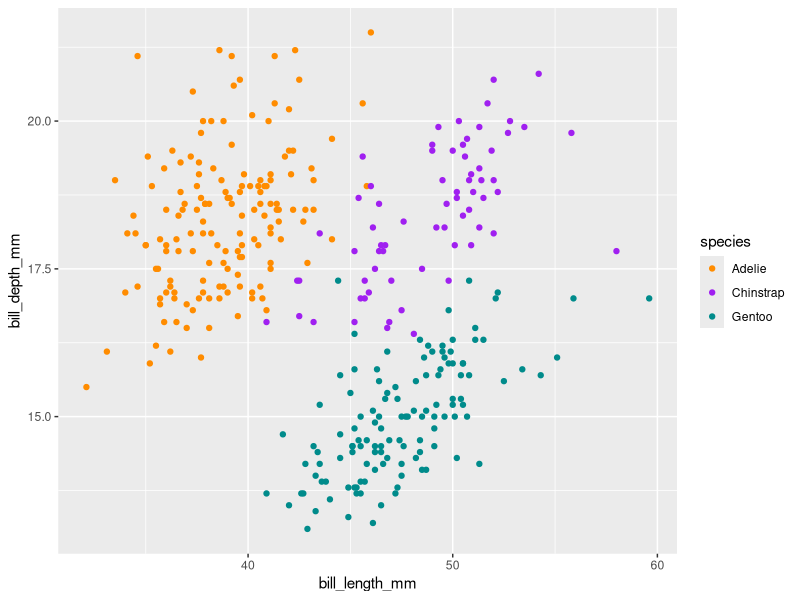
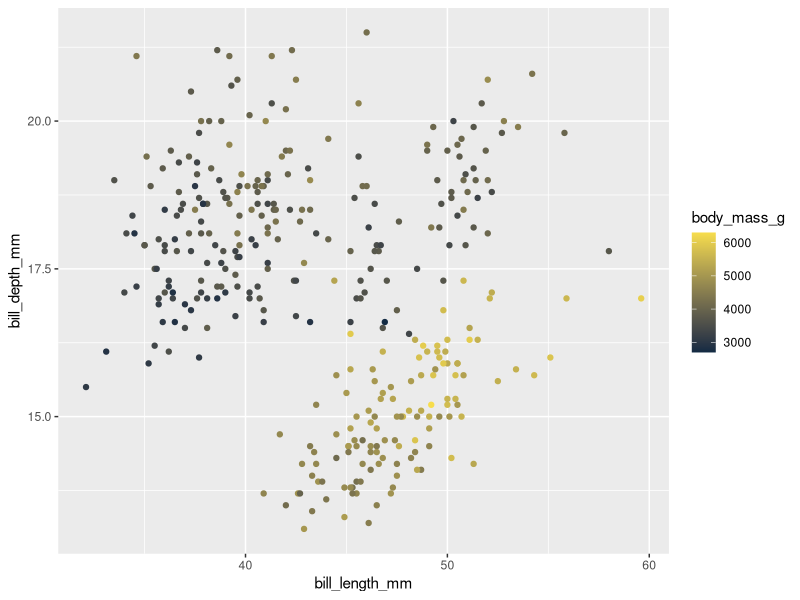
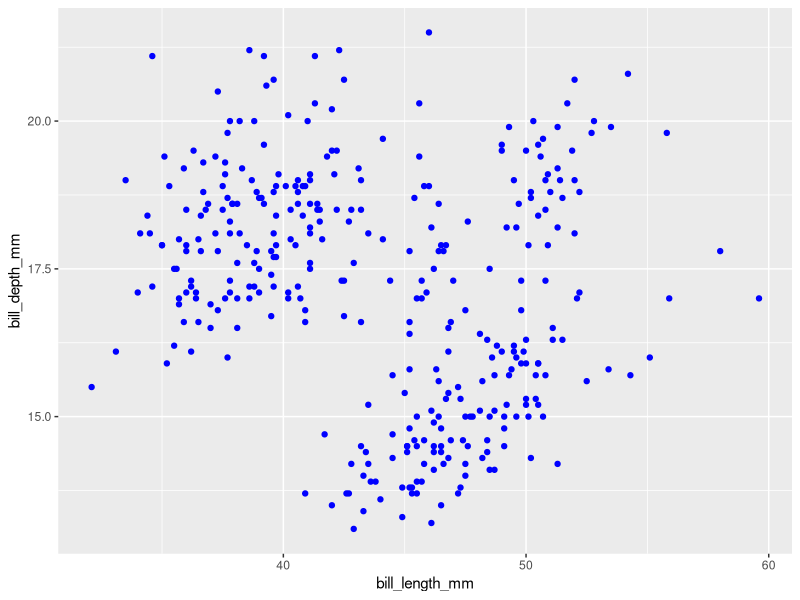
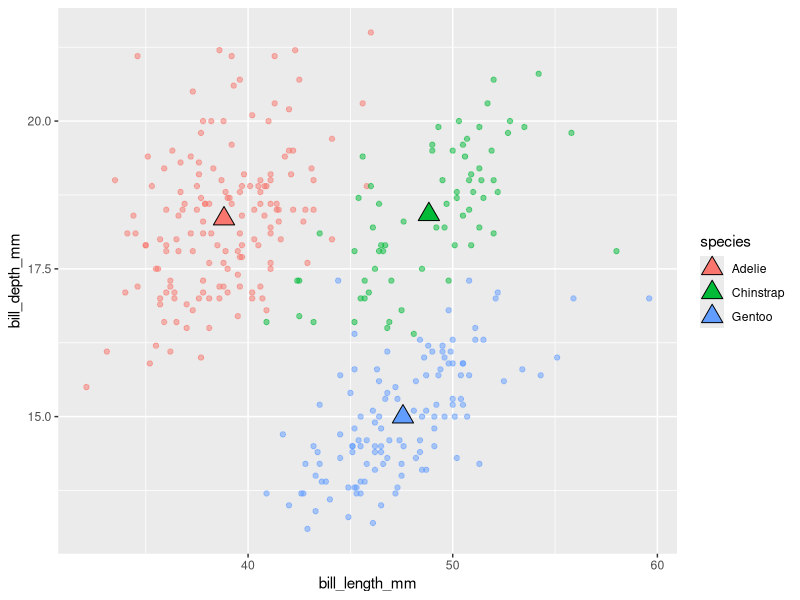
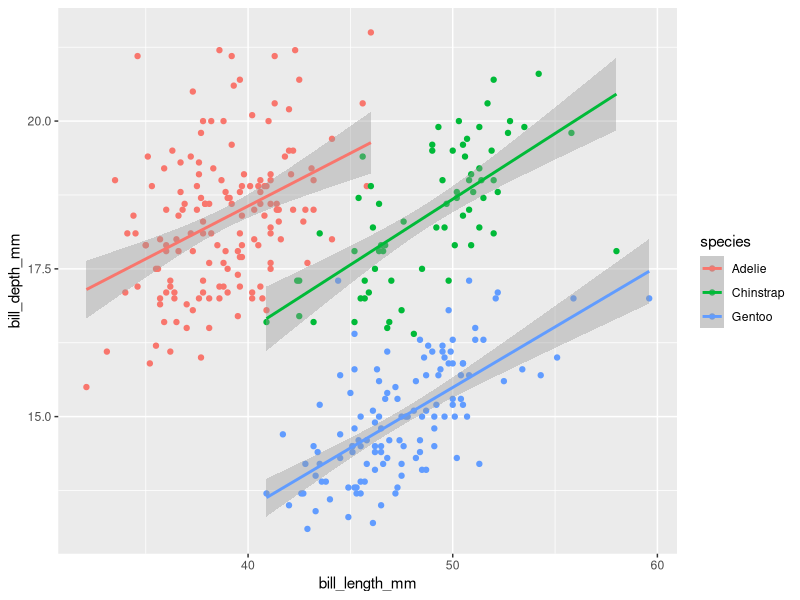
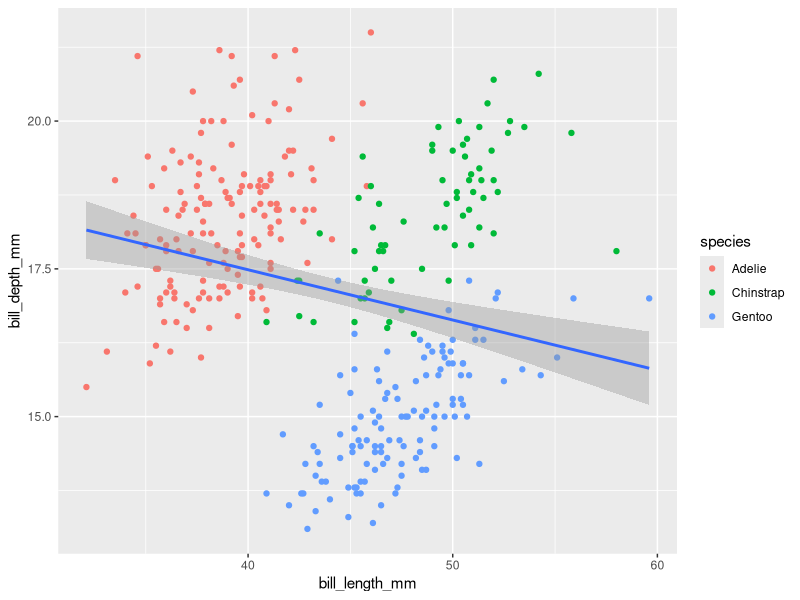
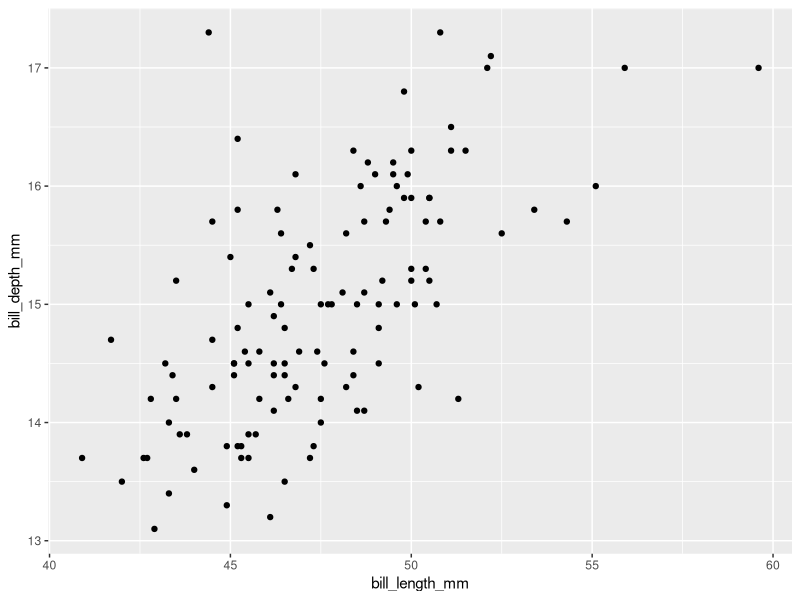
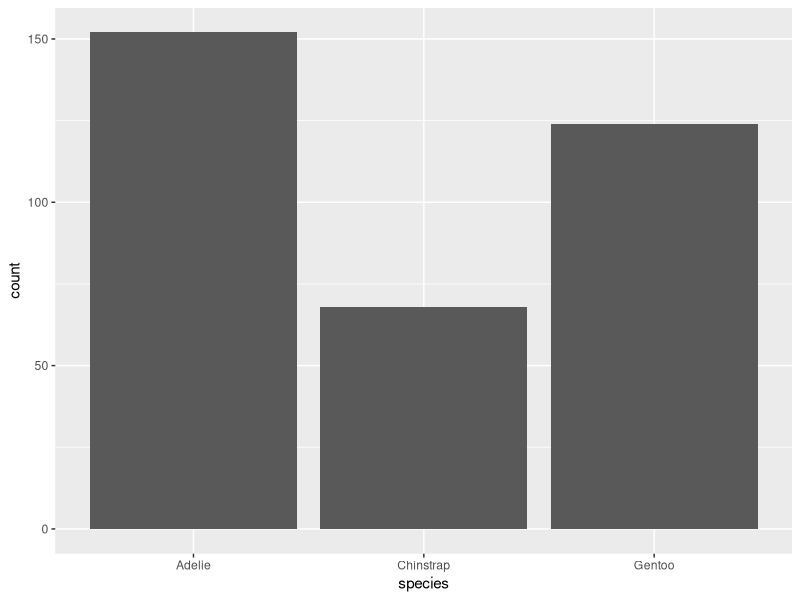

The R script that drew these images, in order:
## ---- chunk 1
#| eval: true
#| echo: true
#| message: false
#| warning: false
#..........................load packages.........................
library(tidyverse)
library(palmerpenguins)
## ---- chunk 2
#..................create some untidy temp data..................
temp_data_wide <- tribble(
  ~date, ~station1, ~station2,  ~station3,
  "2023-10-01", 30.1, 29.8,  31.2,
  "2023-11-01", 28.6, 29.1,  33.4,
  "2023-12-01", 29.9, 28.5,  32.3
)

# print it out ----
print(temp_data_wide)
## ---- chunk 3
#..................convert data from wide > long.................
temp_data_long <- temp_data_wide |> 
  pivot_longer(cols = starts_with("station"),
               names_to = "station_id",
               values_to = "temp_c")

#..........................print it out..........................
print(temp_data_long)
## ---- chunk 4
#| warning: false
#..........scatterplott with custom categorical colors...........
ggplot(penguins, aes(x = bill_length_mm, y = bill_depth_mm, color = species)) + 
  geom_point() +
  scale_color_manual(values = c("darkorange","purple","cyan4"))
## ---- chunk 5
#| warning: false
#...........scatterplott with custom continuous colors...........
ggplot(penguins, aes(x = bill_length_mm, y = bill_depth_mm, color = body_mass_g)) + 
  geom_point() +
  scale_color_gradient(low = "#132B43", high = "#F7DD4C")
## ---- chunk 6
#| warning: false
#................scatter plot with all blue points...............
ggplot(penguins, aes(x = bill_length_mm, y = bill_depth_mm)) + 
  geom_point(color = "blue")
## ---- chunk 7
#| warning: false
#| message: false
#..............create a separate penguins_summary df.............
penguins_summary <- penguins |>
  drop_na() |> 
  group_by(species) |> 
  summarize(
    mean_bill_length_mm = mean(bill_length_mm),
    mean_bill_depth_mm = mean(bill_depth_mm)
  )

#..........create ggplot with layers from different dfs..........
ggplot() +
  geom_point(data = penguins, 
             mapping = aes(x = bill_length_mm, y = bill_depth_mm, color = species), 
             alpha = 0.5) +
  geom_point(data = penguins_summary,
             mapping = aes(x = mean_bill_length_mm, y = mean_bill_depth_mm, fill = species),
             size = 5, shape = 24)
## ---- chunk 8
#| warning: false
#| message: false
#.............scatterplot with lms fitted to species.............
ggplot(penguins, aes(x = bill_length_mm, y = bill_depth_mm, color = species)) +
  geom_point() +
  geom_smooth(method = "lm")
## ---- chunk 9
#| warning: false
#| message: false
#..........scatterplot with lm fitted to entire data set.........
ggplot(penguins, aes(x = bill_length_mm, y = bill_depth_mm)) +
  geom_point(aes(color = species)) +
  geom_smooth(method = "lm")
## ---- chunk 10
#| warning: false
#........filter for Gentoo penguins, then pipe into ggplot.......
penguins |> 
  filter(species == "Gentoo") |> 
  ggplot(aes(x = bill_length_mm, y = bill_depth_mm)) + 
  geom_point()
## ---- chunk 11
#| warning: false
#...................bar plot with default stat...................
ggplot(penguins, aes(x = species)) +
  geom_bar(stat = "count") # this is the default stat, so you don't actually need to type this out!
## ---- chunk 12
#| warning: false

#........................new summarized df.......................
penguin_summary <- penguins |> 
  count(species) 

#..create bar heights based on `identity` of values in `n` col...
ggplot(penguin_summary, aes(x = species, y = n)) +
  geom_bar(stat = "identity")
## ---- chunk 13
#| warning: false
#........................default position........................
ggplot(penguins, aes(x = species, fill = island)) +
  geom_bar(position = "stack") # this is the default, so you don't actually need to specify!
## ---- chunk 14
#| warning: false
#..........................position fill.........................
ggplot(penguins, aes(x = species, fill = island)) +
  geom_bar(position = "fill") 
## ---- chunk 15
#| warning: false
#.........................position dodge.........................
ggplot(penguins, aes(x = species, fill = island)) +
  geom_bar(position = "dodge") 
## ---- chunk 16
#| warning: false
#.......................position functions.......................
ggplot(penguins, aes(x = species, fill = island)) +
  geom_bar(position = position_dodge2(preserve = "single"))
## ---- chunk 17
#| warning: false
#....................default coordinate system...................
ggplot(penguins, aes(x = species)) +
  geom_bar() +
  coord_cartesian() # you don't need to explicitly include `coord_cartesian()` since it's the default
## ---- chunk 18
#| warning: false
#............................flip axes...........................
ggplot(penguins, aes(x = species)) +
  geom_bar() +
  coord_flip()
## ---- chunk 19
#| warning: false
#........................polar coordinates.......................
ggplot(penguins, aes(x = species)) +
  geom_bar() +
  coord_polar()
## ---- chunk 20
#| warning: false
#..................premade theme + custom theme..................
ggplot(penguins, aes(x = species)) +
  geom_bar() +
  theme_light() +
  theme(
    axis.title = element_text(size = 17, color = "purple")
  )
## ---- chunk 21
#| warning: false
#| message: false
#......................labels & facet wrap.......................
ggplot(penguins, aes(x = flipper_length_mm, fill = species)) + 
  geom_histogram(position = "identity", alpha = 0.5) +
  scale_fill_manual(values = c("darkorange", "purple", "cyan4")) + 
  labs(x = "Flipper Length (mm)",
       y = "Frequency",
       fill = "Species",
       title = "Penguin Flipper Lengths") +
  facet_wrap(~species, ncol = 1)
